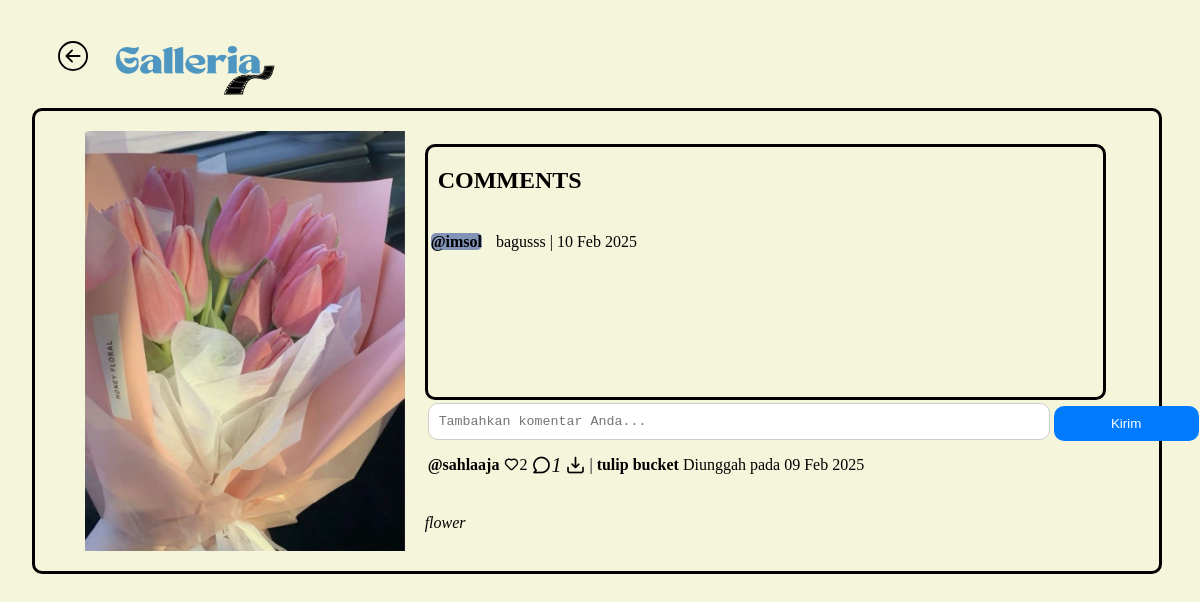
The app's page /detail_foto.php?id=6 (signed in) with its own data.
### tables this page shows
CREATE TABLE `foto` (
  `foto_id` int(11) NOT NULL,
  `judul_foto` varchar(255) NOT NULL,
  `deskripsi` text NOT NULL,
  `tanggal_unggah` date NOT NULL,
  `lokasi_file` varchar(255) NOT NULL,
  `album_id` int(11) NOT NULL,
  `user_id` int(11) NOT NULL
);

CREATE TABLE `komentar_foto` (
  `komentar_id` int(11) NOT NULL,
  `foto_id` int(11) NOT NULL,
  `user_id` int(11) NOT NULL,
  `isi_komentar` text NOT NULL,
  `tanggal_komentar` date NOT NULL
);

CREATE TABLE `user` (
  `user_id` int(11) NOT NULL,
  `role_id` int(11) NOT NULL,
  `username` varchar(255) NOT NULL,
  `password` varchar(255) NOT NULL,
  `email` varchar(255) NOT NULL,
  `name` varchar(255) NOT NULL,
  `alamat` text NOT NULL,
  `foto_profil` varchar(255) NOT NULL,
  `verifikasi` int(11) NOT NULL
);

### detail_foto.php (the view, shortened to what this page needs)
<?php
include "connection.php";
$id = $_GET['id'];
$user = $_SESSION['id'];
$query_foto = mysqli_query($conn, "SELECT * FROM `foto` INNER JOIN `user` ON `foto`.`user_id` = `user`.`user_id` WHERE `foto`.`foto_id` = $id");
$foto = mysqli_fetch_assoc($query_foto);
$timestamp2 = strtotime($foto['tanggal_unggah']);
$tanggal2 = date("d M Y", $timestamp2);
$query_komentar = mysqli_query($conn, "SELECT * FROM `komentar_foto` INNER JOIN `user` ON `komentar_foto`.`user_id` = `user`.`user_id` WHERE `komentar_foto`.`foto_id` = $id");
$query_komentar_count = mysqli_query($conn, "SELECT COUNT(*) AS total_komentar FROM `komentar_foto` WHERE `foto_id` = $id");
$row_komentar_count = mysqli_fetch_assoc($query_komentar_count);
$total_komentar = $row_komentar_count['total_komentar'];
$query_like_count = mysqli_query($conn, "SELECT COUNT(*) AS total_like FROM `like_foto` WHERE `foto_id` = $id");
$row_like_count = mysqli_fetch_assoc($query_like_count);
$total_like = $row_like_count['total_like'];
$query_check = mysqli_query($conn, "SELECT * FROM `like_foto` WHERE `foto_id` = $id AND `user_id` = $user");
?>
<!DOCTYPE html>
<html lang="en">
<head>
    <link rel="stylesheet" href="asset.css">
    <link rel="stylesheet" href="https://unicons.iconscout.com/release/v4.0.8/css/line.css">
</head>
<body>
<div class="header">
        <a href="dashboard.php"><img src="Asset/img/left.svg" class="left" style="margin-left: 30px;"></a>
        <img src="Asset/img/logo.png" class="logo">
    </div>
    <div class="div-img">
        <img src="Asset/img/<?php echo $foto['lokasi_file']; ?>" class="img-fluid" style="width:320px; height:420px; padding:20px; ">
        <div class="div-detail">
            <div class="comment">
                <h2 class="text">COMMENTS</h2>
                <table>
                    <?php while ($komentar = mysqli_fetch_assoc($query_komentar)):
                        $timestamp = strtotime($komentar['tanggal_komentar']);
                        $tanggal = date("d M Y", $timestamp);
                    ?>
                        <tr>
                            <td><span class="span"><b>@<?php echo $komentar['username']; ?></b></span></td>
                            <td>
                                <p class="text"><?php echo nl2br($komentar['isi_komentar']); ?> | <?php echo $tanggal ?></p>
                            </td>
                        </tr>
                    <?php endwhile; ?>
                </table>
            </div>
            <form action="comment.php" method="POST" class="add-comment-form">
                <table>
                    <tr>
                        <td><textarea name="komentar" placeholder="Tambahkan komentar Anda..." rows="1" class="textarea" required></textarea></td>
                        <td><button type="submit" class="submit-button" name="kirim">Kirim</button></td>
                    </tr>
                </table>
            </form>
            <div class="ket">
                <table style="margin-top : -15px;">
                    <tr>
                        <td>
                            <h4>@<?php echo $foto['username'] ?></h4>
                        </td>
                        <?php if ($is_like = mysqli_num_rows($query_check) > 0) { ?>
                            <td><span><a href="like.php?id=<?php echo $foto['foto_id'] ?>"><img src="Asset/icon/heart.png" width="16px" height="16px" style="margin-top: 3px;"></a></span></td>
                            <td><?php echo $total_like ?></td>
                        <?php } else { ?>
                            <td><span><a href="like.php?id=<?php echo $foto['foto_id'] ?>"><i class="uil uil-heart" title="Like"></i></a><?php echo $total_like ?></span></td>
                        <?php } ?>
                        <td><span><i class="uil uil-comment" title="comment" style="font-size: 20px;"><?php echo $total_komentar ?></i></span></td>
                        <td><span><a href="unduh.php?file=<?php echo $foto['lokasi_file']?>" onclick="return confirm('Apakah anda ingin mengunduh foto ini?')"><i class="uil uil-import" title="download" style="font-size: 20px;"></i></a></span></td>
                        <td>|</td>
                        <td>
                            <h4><?php echo $foto['judul_foto'] ?></h4>
                        </td>
                        <td>
                            <p> Diunggah pada <?php echo $tanggal2 ?></p>
                        </td>
                    </tr>
                </table>
                <p><i><?php echo $foto['deskripsi']?></i></p>
            </div>
        </div>
    </div>
</body>
</html>

### asset.css (style rules this page uses)
body { background-color: beige; }
.logo { width: 200px; height: 100px; }
.left { width: 30px; height: 30px; }
.header { margin-left: 20px; display: flex; align-items: center; }
a { color: black; }
.div-img { width: 95%; height: 100%; border: 3px solid black; margin-left: 2%; justify-content: center; align-items: center; display: flex; border-radius: 10px; }
.div-detail { width: 60%; margin-right: 30px; }
.comment { width: 100%; height: 250px; border: 3px solid black; margin-top: 10px; border-radius: 10px; overflow-y: auto; }
.text { padding-left: 10px; }
.add-comment-form { justify-content: right; display: flex; flex-direction: column; }
.textarea { width: 600px; padding: 10px; border-radius: 10px; border: 1px solid #ccc; resize: none; }
.submit-button { width: 145px; padding: 10px; background-color: #007bff; color: white; border: none; border-radius: 10px; cursor: pointer; }
.ket { width: 500px; }

### detail_foto.php (style rules this page uses)
.span { width: 100%; background-color: #8193b6; border-radius: 5px; }

### records on screen
foto: lokasi_file (picture), user.username "sahlaaja", judul_foto "tulip bucket", tanggal_unggah "09 Feb 2025", deskripsi "flower"
komentar_foto: user.username "imsol", isi_komentar "bagusss", tanggal_komentar "10 Feb 2025"

### other values on screen
$total_like "2"
$total_komentar "1"
